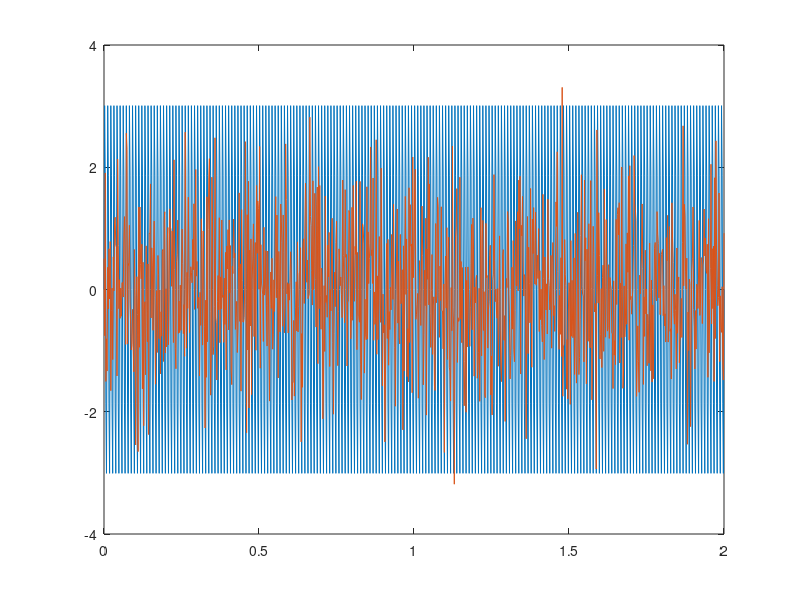
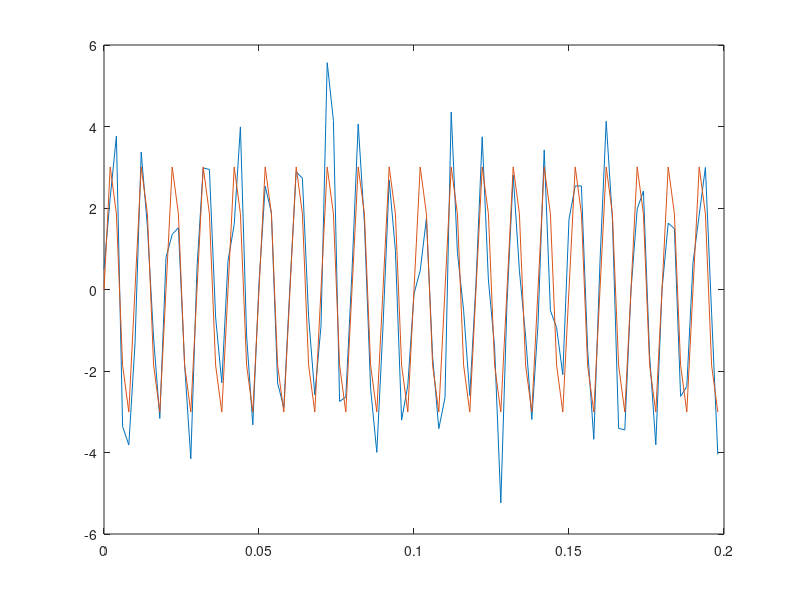

Reproduce these figures in MATLAB, in order.
f = 100;
fe = 500;
Te = 1/fe;
t = 0:Te:2;
b = randn(size(t));
b = b-mean(b);
b = b/std(b);
A = sqrt(10);
sinusoide = A*sin(2*pi*f*t);
sb = sinusoide + b;
figure(1);
plot(t,sinusoide,t,b)
figure(2);
plot(t(1:100), sb(1:100), t(1:100), sinusoide(1:100))
